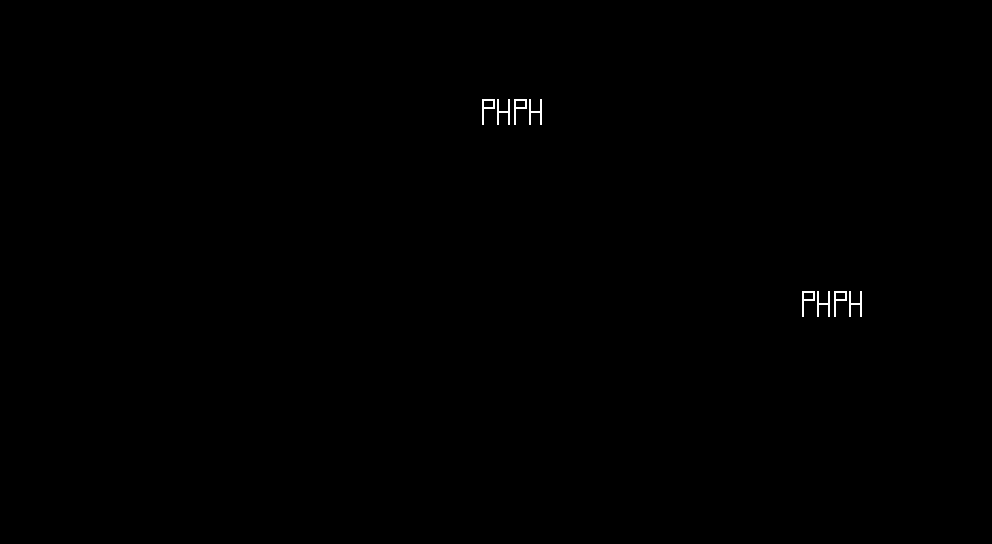

This game map was drawn from its Tiled (.tmx) file and the tilesets committed beside it. A one-line description and the trimmed map source follow:
An orthogonal 31x17 tile map with 32x32 px tiles, 1 tile layer (Tile Layer 1) and 19 objects.

<map version="1.2" tiledversion="1.3.2" orientation="orthogonal" renderorder="right-down" compressionlevel="0" width="31" height="17" tilewidth="32" tileheight="32" infinite="0" nextlayerid="6" nextobjectid="46">
 <tileset firstgid="1" name="visitorplaceholder" tilewidth="32" tileheight="32" tilecount="1" columns="1">
  <image source="visitorplaceholder.png" width="32" height="32" />
 </tileset>
 <layer id="1" name="Tile Layer 1" width="31" height="17">
  <data>[527 cells, 4 non-empty, 1 distinct tile ids]</data>
 </layer>
 <objectgroup id="3" name="collision">
  <object id="1" x="0" y="0" width="32" height="544" />
  <object id="2" x="32" y="512" width="960" height="32" />
  <object id="4" x="0" y="0" width="992" height="32" />
  <object id="22" x="384" y="160" width="256" height="32" />
  <object id="24" x="384" y="32" width="32" height="128" />
  <object id="26" x="736" y="32" width="32" height="352" />
  <object id="27" x="640" y="320" width="96" height="32" />
  <object id="28" x="672" y="320">
   <polygon points="0,0 64,-64 64,0" />
  </object>
  <object id="29" x="736" y="32">
   <polygon points="0,0 -64,0 0,64" />
  </object>
  <object id="31" x="960" y="34.6667" width="32" height="477.333" />
  <object id="32" x="768" y="352" width="97.3333" height="32" />
  <object id="35" x="896" y="512">
   <polygon points="0,0 64,-64 64,0" />
  </object>
  <object id="36" x="960" y="288">
   <polygon points="0,0 -64,-64 0,-64" />
  </object>
  <object id="41" x="768" y="192" width="192" height="32" />
  <object id="42" x="768" y="320" width="96" height="32" />
  <object id="43" x="448" y="128" width="128" height="32" />
 </objectgroup>
 <objectgroup id="4" name="goal">
  <object id="25" x="480" y="96" width="64" height="32" />
  <object id="30" x="800" y="288" width="64" height="32" />
 </objectgroup>
 <objectgroup id="5" name="anchor">
  <object id="45" x="160" y="384" />
 </objectgroup>
</map>
